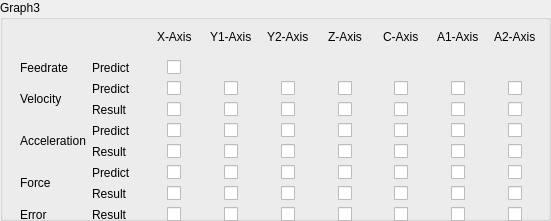
     <widget class="QGroupBox" name="groupBox_55">
      <property name="geometry">
       <rect>
        <x>10</x>
        <y>440</y>
        <width>551</width>
        <height>221</height>
       </rect>
      </property>
      <property name="title">
       <string>Graph3</string>
      </property>
      <widget class="QWidget" name="layoutWidget_29">
       <property name="geometry">
        <rect>
         <x>20</x>
         <y>20</y>
         <width>521</width>
         <height>202</height>
        </rect>
       </property>
       <layout class="QGridLayout" name="gridLayout_26">
        <item row="8" column="6" alignment="Qt::AlignHCenter">
         <widget class="QCheckBox" name="checkBox_sim_ErrorrC_3">
          <property name="text">
           <string/>
          </property>
         </widget>
        </item>
        <item row="2" column="6" alignment="Qt::AlignHCenter">
         <widget class="QCheckBox" name="checkBox_sim_velpC_3">
          <property name="text">
           <string/>
          </property>
         </widget>
        </item>
        <item row="2" column="1">
         <widget class="QLabel" name="label_223">
          <property name="text">
           <string>Predict</string>
          </property>
         </widget>
        </item>
        <item row="0" column="6" alignment="Qt::AlignHCenter">
         <widget class="QLabel" name="label_224">
          <property name="text">
           <string>C-Axis</string>
          </property>
         </widget>
        </item>
        <item row="0" column="3" alignment="Qt::AlignHCenter">
         <widget class="QLabel" name="label_225">
          <property name="text">
           <string>Y1-Axis</string>
          </property>
         </widget>
        </item>
        <item row="2" column="2" alignment="Qt::AlignHCenter">
         <widget class="QCheckBox" name="checkBox_sim_velpX_3">
          <property name="text">
           <string/>
          </property>
         </widget>
        </item>
        <item row="0" column="2" alignment="Qt::AlignHCenter">
         <widget class="QLabel" name="label_226">
          <property name="text">
           <string>X-Axis</string>
          </property>
         </widget>
        </item>
        <item row="2" column="7" alignment="Qt::AlignHCenter">
         <widget class="QCheckBox" name="checkBox_sim_velpA1_3">
          <property name="text">
           <string/>
          </property>
         </widget>
        </item>
        <item row="0" column="4" alignment="Qt::AlignHCenter">
         <widget class="QLabel" name="label_227">
          <property name="text">
           <string>Y2-Axis</string>
          </property>
         </widget>
        </item>
        <item row="0" column="7" alignment="Qt::AlignHCenter">
         <widget class="QLabel" name="label_228">
          <property name="text">
           <string>A1-Axis</string>
          </property>
         </widget>
        </item>
        <item row="2" column="8" alignment="Qt::AlignHCenter">
         <widget class="QCheckBox" name="checkBox_sim_velpA2_3">
          <property name="text">
           <string/>
          </property>
         </widget>
        </item>
        <item row="2" column="5" alignment="Qt::AlignHCenter">
         <widget class="QCheckBox" name="checkBox_sim_velpZ_3">
          <property name="text">
           <string/>
          </property>
         </widget>
        </item>
        <item row="3" column="1">
         <widget class="QLabel" name="label_229">
          <property name="text">
           <string>Result</string>
          </property>
         </widget>
        </item>
        <item row="0" column="8" alignment="Qt::AlignHCenter">
         <widget class="QLabel" name="label_230">
          <property name="text">
           <string>A2-Axis</string>
          </property>
         </widget>
        </item>
        <item row="2" column="4" alignment="Qt::AlignHCenter">
         <widget class="QCheckBox" name="checkBox_sim_velpY2_3">
          <property name="text">
           <string/>
          </property>
         </widget>
        </item>
        <item row="0" column="5" alignment="Qt::AlignHCenter">
         <widget class="QLabel" name="label_231">
          <property name="text">
           <string>Z-Axis</string>
          </property>
         </widget>
        </item>
        <item row="3" column="2" alignment="Qt::AlignHCenter">
         <widget class="QCheckBox" name="checkBox_sim_velrX_3">
          <property name="text">
           <string/>
          </property>
         </widget>
        </item>
        <item row="3" column="3" alignment="Qt::AlignHCenter">
         <widget class="QCheckBox" name="checkBox_sim_velrY1_3">
          <property name="text">
           <string/>
          </property>
         </widget>
        </item>
        <item row="2" column="3" alignment="Qt::AlignHCenter">
         <widget class="QCheckBox" name="checkBox_sim_velpY1_3">
          <property name="text">
           <string/>
          </property>
         </widget>
        </item>
        <item row="3" column="4" alignment="Qt::AlignHCenter">
         <widget class="QCheckBox" name="checkBox_sim_velrY2_3">
          <property name="text">
           <string/>
          </property>
         </widget>
        </item>
        <item row="3" column="5" alignment="Qt::AlignHCenter">
         <widget class="QCheckBox" name="checkBox_sim_velrZ_3">
          <property name="text">
           <string/>
          </property>
         </widget>
        </item>
        <item row="3" column="6" alignment="Qt::AlignHCenter">
         <widget class="QCheckBox" name="checkBox_sim_velrC_3">
          <property name="text">
           <string/>
          </property>
         </widget>
        </item>
        <item row="3" column="7" alignment="Qt::AlignHCenter">
         <widget class="QCheckBox" name="checkBox_sim_velrA1_3">
          <property name="text">
           <string/>
          </property>
         </widget>
        </item>
        <item row="4" column="1">
         <widget class="QLabel" name="label_232">
          <property name="text">
           <string>Predict</string>
          </property>
         </widget>
        </item>
        <item row="4" column="2" alignment="Qt::AlignHCenter">
         <widget class="QCheckBox" name="checkBox_sim_accpX_3">
          <property name="text">
           <string/>
          </property>
         </widget>
        </item>
        <item row="3" column="8" alignment="Qt::AlignHCenter">
         <widget class="QCheckBox" name="checkBox_sim_velrA2_3">
          <property name="text">
           <string/>
          </property>
         </widget>
        </item>
        <item row="4" column="3" alignment="Qt::AlignHCenter">
         <widget class="QCheckBox" name="checkBox_sim_accpY1_3">
          <property name="text">
           <string/>
          </property>
         </widget>
        </item>
        <item row="5" column="7" alignment="Qt::AlignHCenter">
         <widget class="QCheckBox" name="checkBox_sim_accrA1_3">
          <property name="text">
           <string/>
          </property>
         </widget>
        </item>
        <item row="4" column="8" alignment="Qt::AlignHCenter">
         <widget class="QCheckBox" name="checkBox_sim_accpA2_3">
          <property name="text">
           <string/>
          </property>
         </widget>
        </item>
        <item row="6" column="3" alignment="Qt::AlignHCenter">
         <widget class="QCheckBox" name="checkBox_sim_forcepY1_3">
          <property name="text">
           <string/>
          </property>
         </widget>
        </item>
        <item row="6" column="6" alignment="Qt::AlignHCenter">
         <widget class="QCheckBox" name="checkBox_sim_forcepC_3">
          <property name="text">
           <string/>
          </property>
         </widget>
        </item>
        <item row="6" column="7" alignment="Qt::AlignHCenter">
         <widget class="QCheckBox" name="checkBox_sim_forcepA1_3">
          <property name="text">
           <string/>
          </property>
         </widget>
        </item>
        <item row="4" column="6" alignment="Qt::AlignHCenter">
         <widget class="QCheckBox" name="checkBox_sim_accpC_3">
          <property name="text">
           <string/>
          </property>
         </widget>
        </item>
        <item row="5" column="3" alignment="Qt::AlignHCenter">
         <widget class="QCheckBox" name="checkBox_sim_accrY1_3">
          <property name="text">
           <string/>
          </property>
         </widget>
        </item>
        <item row="5" column="4" alignment="Qt::AlignHCenter">
         <widget class="QCheckBox" name="checkBox_sim_accrY2_3">
          <property name="text">
           <string/>
          </property>
         </widget>
        </item>
        <item row="5" column="5" alignment="Qt::AlignHCenter">
         <widget class="QCheckBox" name="checkBox_sim_accrZ_3">
          <property name="text">
           <string/>
          </property>
         </widget>
        </item>
        <item row="6" column="4" alignment="Qt::AlignHCenter">
         <widget class="QCheckBox" name="checkBox_sim_forcepY2_3">
          <property name="text">
           <string/>
          </property>
         </widget>
        </item>
        <item row="6" column="5" alignment="Qt::AlignHCenter">
         <widget class="QCheckBox" name="checkBox_sim_forcepZ_3">
          <property name="text">
           <string/>
          </property>
         </widget>
        </item>
        <item row="6" column="8" alignment="Qt::AlignHCenter">
         <widget class="QCheckBox" name="checkBox_sim_forcepA2_3">
          <property name="text">
           <string/>
          </property>
         </widget>
        </item>
        <item row="7" column="1">
         <widget class="QLabel" name="label_233">
          <property name="text">
           <string>Result</string>
          </property>
         </widget>
        </item>
        <item row="7" column="2" alignment="Qt::AlignHCenter">
         <widget class="QCheckBox" name="checkBox_sim_forcerX_3">
          <property name="text">
           <string/>
          </property>
         </widget>
        </item>
        <item row="5" column="1">
         <widget class="QLabel" name="label_234">
          <property name="text">
           <string>Result</string>
          </property>
         </widget>
        </item>
        <item row="6" column="2" alignment="Qt::AlignHCenter">
         <widget class="QCheckBox" name="checkBox_sim_forcepX_3">
          <property name="text">
           <string/>
          </property>
         </widget>
        </item>
        <item row="5" column="8" alignment="Qt::AlignHCenter">
         <widget class="QCheckBox" name="checkBox_sim_accrA2_3">
          <property name="text">
           <string/>
          </property>
         </widget>
        </item>
        <item row="4" column="4" alignment="Qt::AlignHCenter">
         <widget class="QCheckBox" name="checkBox_sim_accpY2_3">
          <property name="text">
           <string/>
          </property>
         </widget>
        </item>
        <item row="4" column="5" alignment="Qt::AlignHCenter">
         <widget class="QCheckBox" name="checkBox_sim_accpZ_3">
          <property name="text">
           <string/>
          </property>
         </widget>
        </item>
        <item row="5" column="6" alignment="Qt::AlignHCenter">
         <widget class="QCheckBox" name="checkBox_sim_accrC_3">
          <property name="text">
           <string/>
          </property>
         </widget>
        </item>
        <item row="6" column="1">
         <widget class="QLabel" name="label_235">
          <property name="text">
           <string>Predict</string>
          </property>
         </widget>
        </item>
        <item row="7" column="3" alignment="Qt::AlignHCenter">
         <widget class="QCheckBox" name="checkBox_sim_forcerY1_3">
          <property name="text">
           <string/>
          </property>
         </widget>
        </item>
        <item row="7" column="4" alignment="Qt::AlignHCenter">
         <widget class="QCheckBox" name="checkBox_sim_forcerY2_3">
          <property name="text">
           <string/>
          </property>
         </widget>
        </item>
        <item row="7" column="5" alignment="Qt::AlignHCenter">
         <widget class="QCheckBox" name="checkBox_sim_forcerZ_3">
          <property name="text">
           <string/>
          </property>
         </widget>
        </item>
        <item row="7" column="6" alignment="Qt::AlignHCenter">
         <widget class="QCheckBox" name="checkBox_sim_forcerC_3">
          <property name="text">
           <string/>
          </property>
         </widget>
        </item>
        <item row="7" column="7" alignment="Qt::AlignHCenter">
         <widget class="QCheckBox" name="checkBox_sim_forcerA1_3">
          <property name="text">
           <string/>
          </property>
         </widget>
        </item>
        <item row="7" column="8" alignment="Qt::AlignHCenter">
         <widget class="QCheckBox" name="checkBox_sim_forcerA2_3">
          <property name="text">
           <string/>
          </property>
         </widget>
        </item>
        <item row="8" column="1">
         <widget class="QLabel" name="label_236">
          <property name="text">
           <string>Result</string>
          </property>
         </widget>
        </item>
        <item row="5" column="2" alignment="Qt::AlignHCenter">
         <widget class="QCheckBox" name="checkBox_sim_accrX_3">
          <property name="text">
           <string/>
          </property>
         </widget>
        </item>
        <item row="4" column="7" alignment="Qt::AlignHCenter">
         <widget class="QCheckBox" name="checkBox_sim_accpA1_3">
          <property name="text">
           <string/>
          </property>
         </widget>
        </item>
        <item row="8" column="3" alignment="Qt::AlignHCenter">
         <widget class="QCheckBox" name="checkBox_sim_ErrorrY1_3">
          <property name="text">
           <string/>
          </property>
         </widget>
        </item>
        <item row="8" column="8" alignment="Qt::AlignHCenter">
         <widget class="QCheckBox" name="checkBox_sim_ErrorrA2_3">
          <property name="text">
           <string/>
          </property>
         </widget>
        </item>
        <item row="8" column="7" alignment="Qt::AlignHCenter">
         <widget class="QCheckBox" name="checkBox_sim_ErrorrA1_3">
          <property name="text">
           <string/>
          </property>
         </widget>
        </item>
        <item row="8" column="2" alignment="Qt::AlignHCenter">
         <widget class="QCheckBox" name="checkBox_sim_ErrorrX_3">
          <property name="text">
           <string/>
          </property>
         </widget>
        </item>
        <item row="8" column="4" alignment="Qt::AlignHCenter">
         <widget class="QCheckBox" name="checkBox_sim_ErrorrY2_3">
          <property name="text">
           <string/>
          </property>
         </widget>
        </item>
        <item row="8" column="5" alignment="Qt::AlignHCenter">
         <widget class="QCheckBox" name="checkBox_sim_ErrorrZ_3">
          <property name="text">
           <string/>
          </property>
         </widget>
        </item>
        <item row="6" column="0" rowspan="2">
         <widget class="QLabel" name="label_237">
          <property name="text">
           <string>Force</string>
          </property>
         </widget>
        </item>
        <item row="4" column="0" rowspan="2">
         <widget class="QLabel" name="label_238">
          <property name="text">
           <string>Acceleration</string>
          </property>
         </widget>
        </item>
        <item row="8" column="0">
         <widget class="QLabel" name="label_239">
          <property name="text">
           <string>Error</string>
          </property>
         </widget>
        </item>
        <item row="2" column="0" rowspan="2">
         <widget class="QLabel" name="label_240">
          <property name="text">
           <string>Velocity</string>
          </property>
         </widget>
        </item>
        <item row="1" column="0">
         <widget class="QLabel" name="label_241">
          <property name="text">
           <string>Feedrate</string>
          </property>
         </widget>
        </item>
        <item row="1" column="1">
         <widget class="QLabel" name="label_242">
          <property name="text">
           <string>Predict</string>
          </property>
         </widget>
        </item>
        <item row="1" column="2" alignment="Qt::AlignHCenter">
         <widget class="QCheckBox" name="checkBox_sim_feedrate_3">
          <property name="text">
           <string/>
          </property>
         </widget>
        </item>
       </layout>
      </widget>
     </widget>
